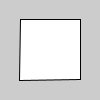
Frame 1 (no input)
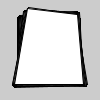
Frame 60 (the mouse pressed at the canvas centre just before this capture)
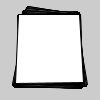
Frame 120 (the mouse held since frame 60 and released just before this capture)

The Processing sketch that drew these frames (run headless with seeded random() and noise(); from frame 60 on, the mouse is pressed at the canvas centre):

// Processing sketch: sketch_181106a
// ── sketch_181106a.pde

PShape s;

void setup() {
size(100, 100);
s = createShape();
s.beginShape();
s.vertex(0, 0);
s.vertex(60, 0);
s.vertex(60, 60);
s.vertex(0, 60);
s.endShape(CLOSE);
}

void draw() {
translate(20, 20);
for (int i = 0; i < s.getVertexCount(); i++) {
PVector v = s.getVertex(i);
v.x += random(-1, 1);
v.y += random(-1, 1);
s.setVertex(i, v);
}
shape(s);
}
